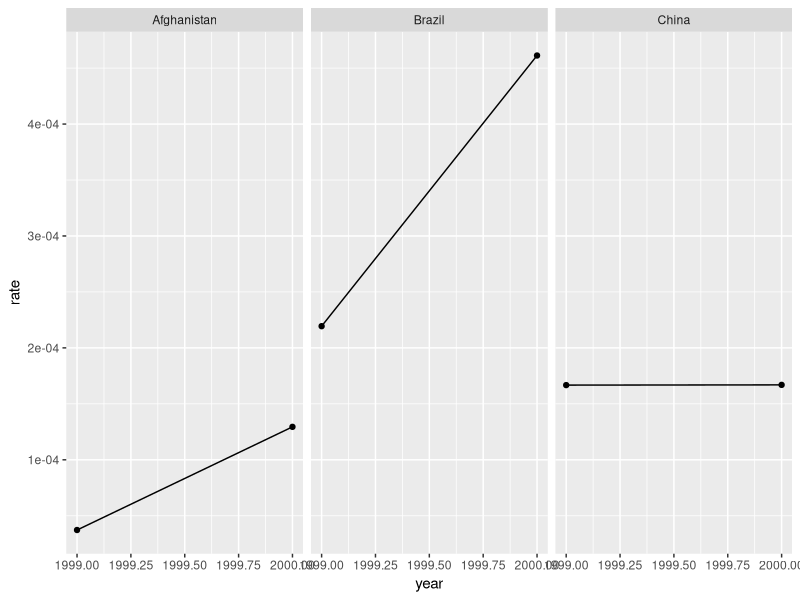
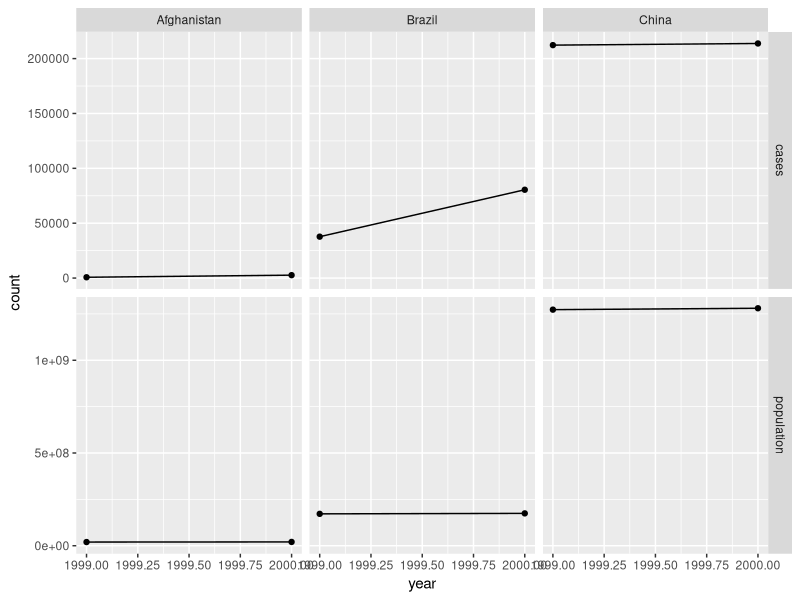

The R source for these figures, in order:
library(tidyverse)

table1

table2

table1 %>%
  mutate(rate = cases / population) %>%
  ggplot(aes(x = year, y = rate)) +
  geom_line() +
  geom_point() +
  facet_wrap(~ country)

table2 %>%
  ggplot(aes(x = year, y = count)) +
  geom_line() +
  geom_point() +
  facet_grid(type ~ country, scales = "free_y")

